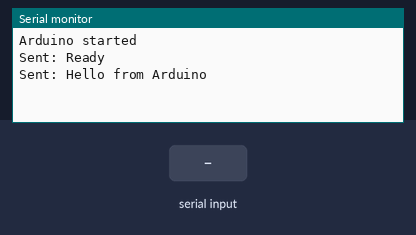
Bench run of a sketch on a simulated Arduino Nano, built with avr-gcc and run on an emulated ATmega328P. Parts: the last lines printed to the serial monitor. The test bench sets the inputs (shaded band).

Above: at 3.2 s.
3.3 s: "1" received over the second serial link
At 5.4 s:
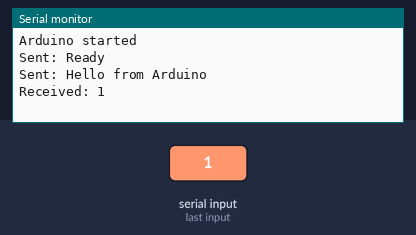
5.8 s: "0" received over the second serial link
At 6.98 s:
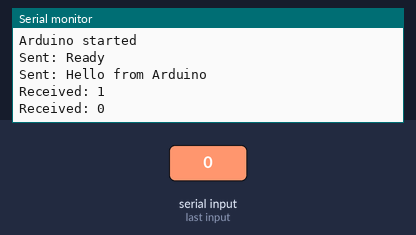
7.3 s: "2" received over the second serial link
At 8.7 s:
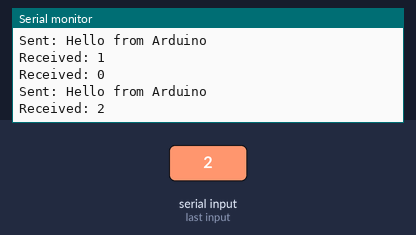

Measured:
- after the input at 3.3 s, the serial monitor: prints a new line after 1.0 s (image 1)
- after the input at 5.8 s, the serial monitor: prints a new line after 1.1 s (image 2)
- after the input at 7.3 s, the serial monitor: prints a new line after 1.1 s (image 3)

The sketch:

arduino_ultra_simple.ino
```cpp
/*
 * كود آردوينو بسيط جداً للاختبار
 * Arduino Nano + HC-05 Bluetooth Module
 */

#include <SoftwareSerial.h>

SoftwareSerial bluetooth(2, 3); // RX, TX

void setup() {
  Serial.begin(9600);
  bluetooth.begin(9600);

  Serial.println("Arduino started");
  bluetooth.println("Arduino started");

  delay(2000);
  bluetooth.println("Ready");
  Serial.println("Sent: Ready");
}

void loop() {
  // إرسال رسالة كل 3 ثواني
  static unsigned long lastTime = 0;
  if (millis() - lastTime > 3000) {
    bluetooth.println("Hello from Arduino");
    Serial.println("Sent: Hello from Arduino");
    lastTime = millis();
  }

  // قراءة البيانات
  if (bluetooth.available()) {
    String data = bluetooth.readString();
    data.trim();
    Serial.println("Received: " + data);
    bluetooth.println("Echo: " + data);
  }

  delay(100);
}
```
